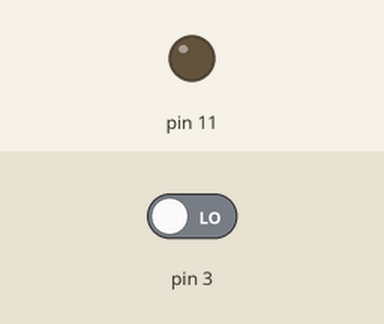
Recording of a sketch running on a simulated Arduino Uno, built with avr-gcc and run on an emulated ATmega328P. Shown: output pins drawn as LEDs (lit = HIGH). The inputs (shaded band) are chosen by the test bench; at power-on: pin 3 LOW.

Above: at 1.2 s.
1.3 s: pin 3 driven HIGH
At 2.4 s:
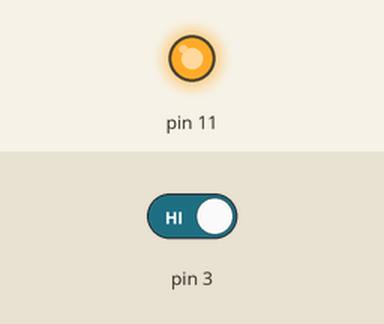
2.8 s: pin 3 driven LOW
At 3.5 s:
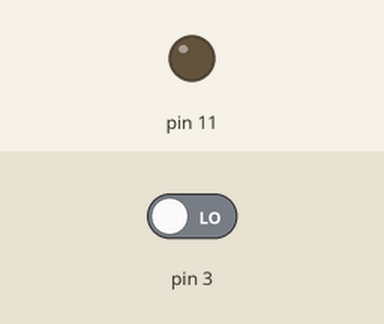
Timing chart, 0 to 5.8 s (numbered marks = the images above; inputs shaded):
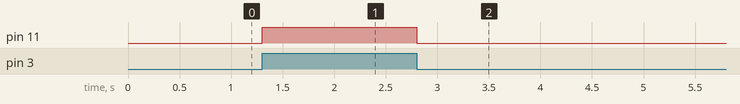

Measured:
- after the input at 1.3 s, pin 11: LOW → HIGH at once
- after the input at 2.8 s, pin 11: HIGH → LOW at once

The sketch:

DENEY.ino
```cpp
int a;
void setup() {
  pinMode(3,INPUT);
  pinMode(11,OUTPUT);
}
void loop() {
  if(digitalRead(3)==HIGH){
 digitalWrite(11,HIGH);
  }
  else{
   digitalWrite(11,LOW);
  }
}
```
